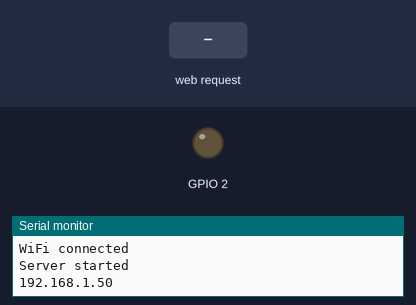
Bench run of a sketch on a simulated ESP8266 (NodeMCU). Shown: output pins drawn as LEDs (lit = HIGH), the last lines printed to the serial monitor. Inputs (shaded band) come from the test bench. WiFi joins after 1.5 s; servers stay silent unless stated.

Above: at 2.7 s.
2.8 s: HTTP request GET /door1 received
At 3.2 s:
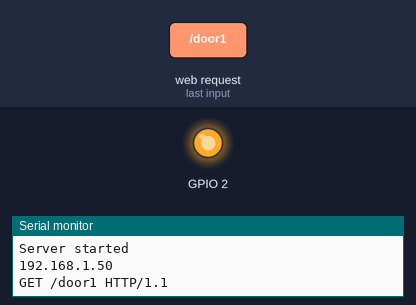
6.3 s: HTTP request GET /godoor1 received
At 7.5 s:
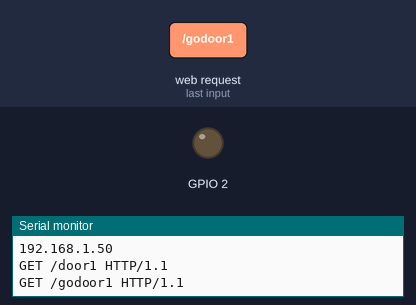
Timing chart, 0 to 9.3 s (numbered marks = the images above; inputs shaded):
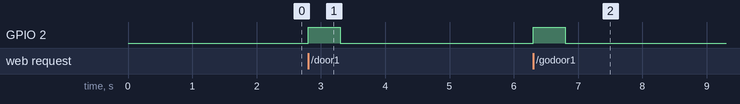

Measured:
- after the input at 2.8 s, GPIO 2: LOW → HIGH at once, → LOW 0.50 s later
- after the input at 6.3 s, GPIO 2: LOW → HIGH at once, → LOW 0.50 s later

The sketch:

GarageDoor.ino
```cpp
/*
 *  This sketch is for a garage door opener using an ESP8266-01 to control one
 *  relay and one sensor.  GPIO 2 is used for the relay control.  GPIO 3 (which is
 *  also RX) is used for the sensor.
 *  GPIO 1, which is also TX, can be still be used as the serial output for troubleshooting
 *
 *  Created by Mark Nguyen.  Last modified: 14Jan2016
 */

#include <ESP8266WiFi.h>

const char* ssid = "myssid";
const char* password = "mypassword";

// Create an instance of the server
// specify the port to listen on as an argument
WiFiServer server(80);

void setup() {
  Serial.begin(115200);
  delay(10);

  // prepare GPIO2 and GPIO3
  pinMode(3, INPUT);
  pinMode(2, OUTPUT);
  digitalWrite(2, 0);


// Connect to WiFi network

  WiFi.mode(WIFI_STA);

// Connect to WiFi network
  Serial.println();
  Serial.println();
  Serial.print("Connecting to ");
  Serial.println(ssid);

  WiFi.begin(ssid, password);

  while (WiFi.status() != WL_CONNECTED) {
    delay(500);
  }

  Serial.println("");
  Serial.println("WiFi connected");


// Start the server
  server.begin();
  Serial.println("Server started");


  // Print the IP address
  Serial.println(WiFi.localIP());

}

void loop() {
  // Check if a client has connected
  WiFiClient client = server.available();
  if (!client) {
    return;
  }

  // Wait until the client sends some data
  while(!client.available()){
    delay(100);
  }

// Read the first line of the request
  String req = client.readStringUntil('\r');
  Serial.println(req);
  client.flush();

// activates the door signal if called from Web page
  if (req.indexOf("godoor1") != -1) {
    SendPulse(2);
    WaitMessage(client);
    client.stop();
    return;
  }

// Prepare the respose
String s = "HTTP/1.1 200 OK\r\nContent-Type: text/html\r\n\r\n";

// REST-like API section, in case you want to use GET commands to activate ports
  if (req.indexOf("/door1") != -1) {
    SendPulse(2);
// width reduced to accommodate mobile devices
    s += "\r\n<!DOCTYPE HTML>\r\n<html>\r\n<body>\r\n<meta name=viewport content='width=400'>\r\n";
    s += "<p>Sending signal to door 1</p>";
    s += "</body></html>\n";
    client.print(s);
    client.stop();
    return;
  }
// Returns status of sensor in JSON format
  else if (req.indexOf("/statusdoor1") != -1) {
    if (digitalRead(3)) {
      s += "{ \"status\": \"OPEN\" }";
    }
    else {
      s += "{ \"status\": \"CLOSED\" }";
    }
    client.print(s);
    client.stop();
    return;
  }
  else {
  }

// Main page
  String m = "<!DOCTYPE html>\r\n<html>\r\n<head>\r\n<title>Mark's Garage Door</title>\r\n";
  m += "<h1>Mark's Garage Door</h1>";
  m += "<meta name=viewport content='width=400'>";
  m += "Door 1:<br>";
// calls a function that returns a String with the state of the switch
  m += GetSwitchState(client,3);
  m += "<form method=\"get\" action=\"/godoor1\"><button type=\"submit\" style='height:50px; width:200px'>Press Door Button</button></form><br><br>\n";
  m += "<hr>";

  m += "</html>\n";
  client.print(m);


  delay(1);

}

// This page has a countdown timer to allow time for door to open or close
  void WaitMessage(WiFiClient cl) {
// Prepare the response
    String response = "HTTP/1.1 200 OK\r\nContent-Type: text/html\r\n\r\n";
    response += "<html><meta name=viewport content='width=400'>\r\n";
    response += "<script type=\"text/javascript\">\r\n";
    response += "window.onload = function() { setInterval(countdown, 1000); }\r\n";
    response += "function countdown() {\r\n";
    response += "  var num = parseInt(document.getElementById('timer').innerHTML);\r\n";
    response += "  if(--num < 0) location.href=document.referrer;\r\n";
    response += "  else document.getElementById('timer').innerHTML = num;\r\n";
    response += "}\r\n</script>\r\n";
    response += "<body>Activating the door - please wait...<br><br>\r\n";
    response += "This page will automatically refresh in <span id=\"timer\">14</span> seconds...";
    response += "</body></html>\n";
    cl.print(response);
  }

// send a HIGH signal to the relay for 500ms, which simulates a button
  void SendPulse(int doornum) {
    digitalWrite(doornum, HIGH);
    delay(500);
    digitalWrite(doornum, LOW);
  }

// check on status of a GPIO
  String GetSwitchState(WiFiClient cl, int doornum) {
    if (digitalRead(doornum)) {
      return("<p>This door is currently: OPEN</p>");
    }
    else {
      return("<p>This door is currently: CLOSED</p>");
    }
  }
```
